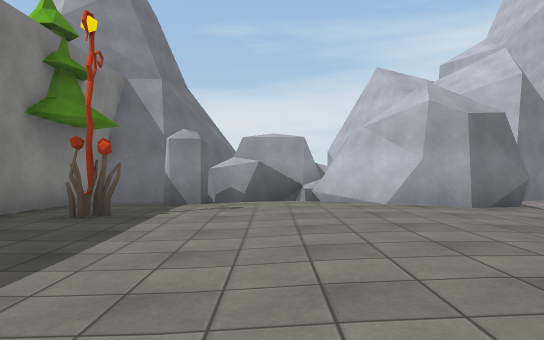
[1] (above)

19 first-person views from a walk through a 3-D level made in the Unity game engine. The camera is 1.2 m above the floor, looks level and sees 70° across. The floor is counted in squares, 2 m on a side. Each view is taken from the middle of a square. On the plan, view 1 faces up. The plan holds only what a view shows up to about 11 squares ahead; the rest is blank. The place goes on beyond the plan. The player character is not drawn. Some animated figures are not drawn. Surface patterns are stand-ins for the level's own textures.

[2]
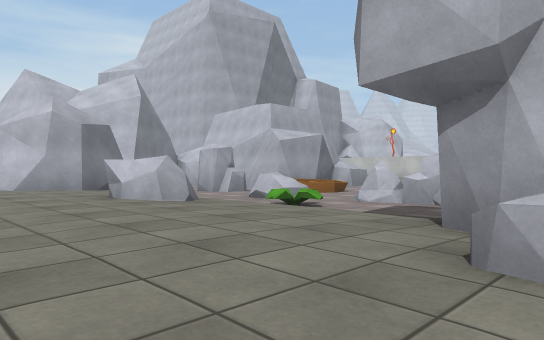

[3]
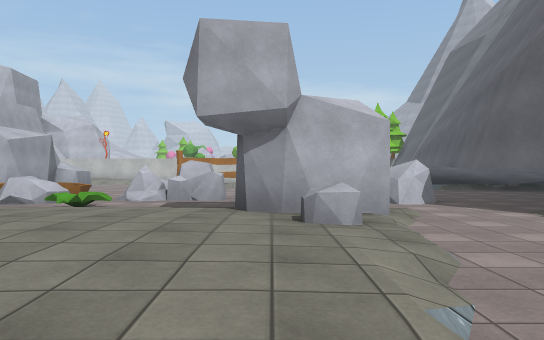

[4]
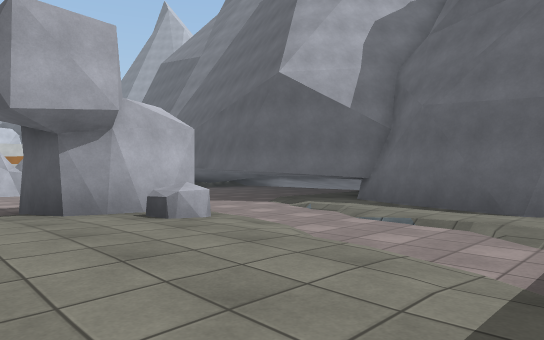

[5]
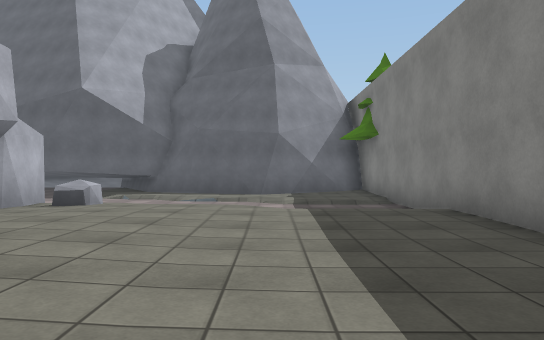

[6]
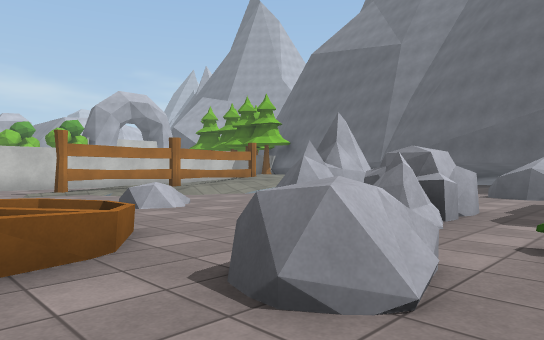

[7]
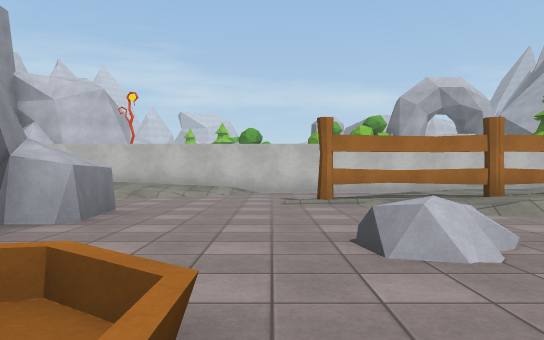

[8]
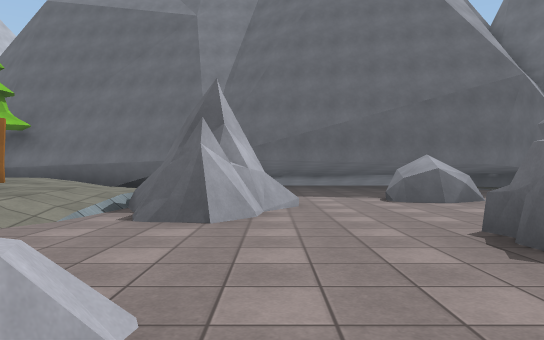

[9]
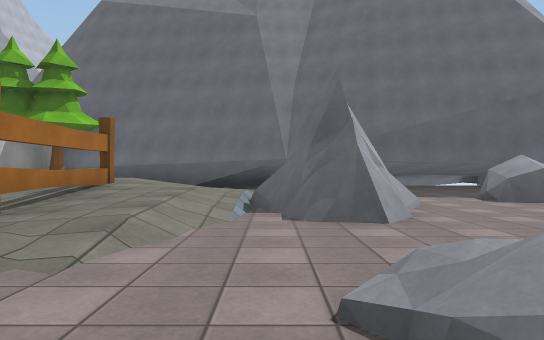

[10]
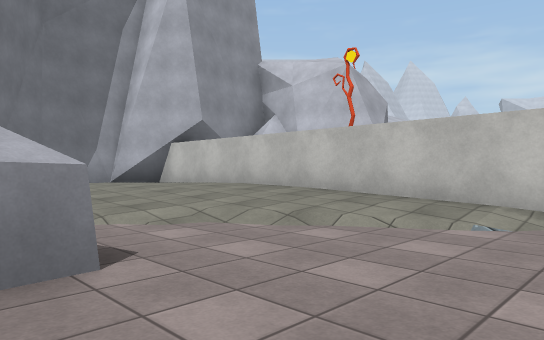

[11]
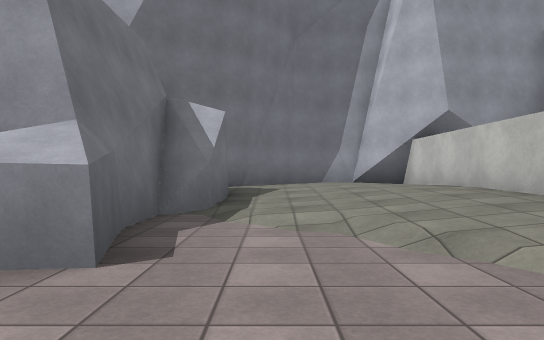

[12]
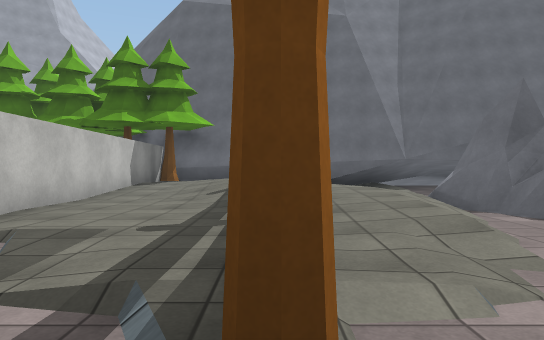

[13]
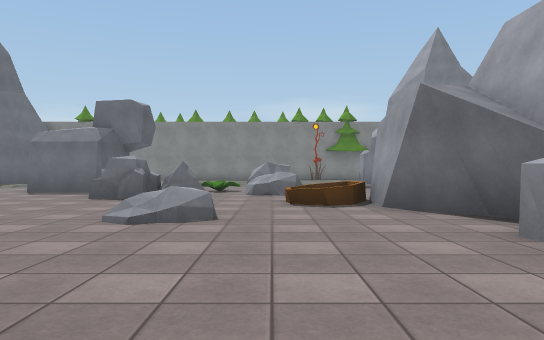

[14]
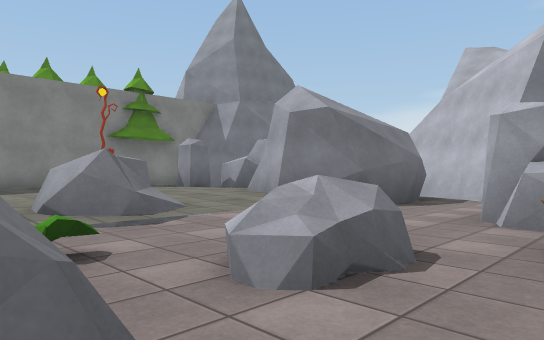

[15]
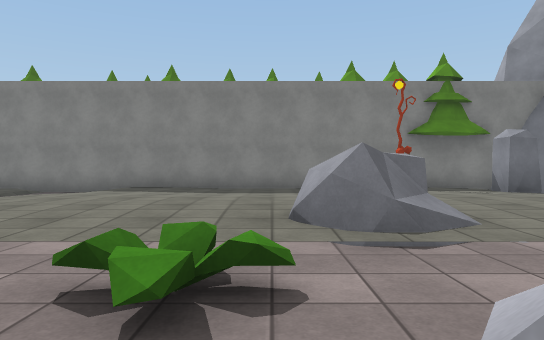

[16]
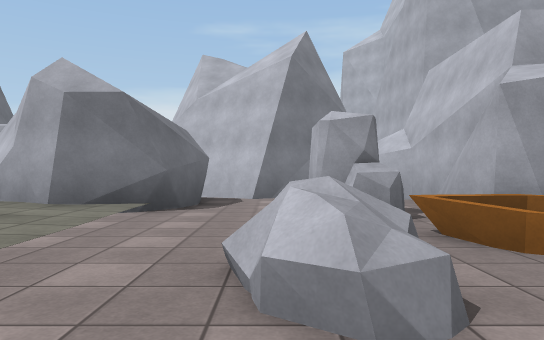

[17]
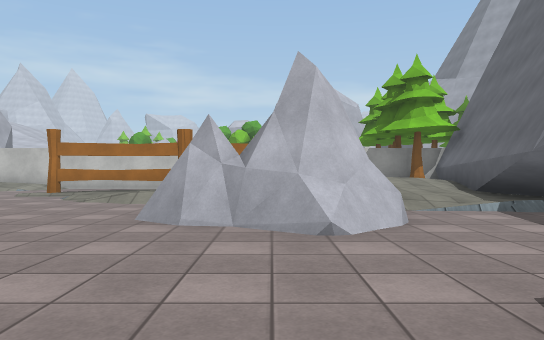

[18]
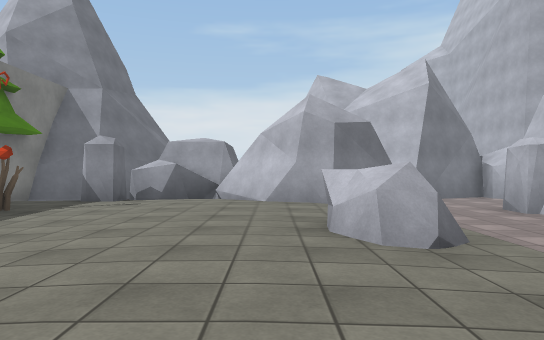

[19]
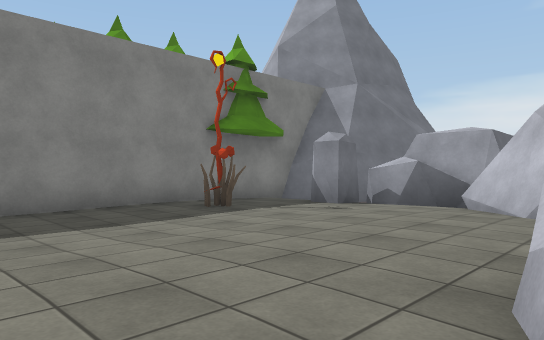

### Floor plan
Key: @ floor where view 1 was taken; # wall or solid block; . main floor; : floor 0.25 m higher than the main floor; + floor 0.5 m higher than the main floor; * floor 0.75 m higher than the main floor; / step, stairs or slope; = window, fence, low wall or low ledge; R rock; T tree; P plant; F flower; B boat; H thing the floor can be seen under or through; O other object.
Columns run from 5 left of view 1 to 21 right of it. Each row starts with its distance up from view 1.
 13                    #####
 12                    #+++##
 11                    :++++#
 10    #  #  ######    #:+++#
  9  ###R##   ##..#   ##:/++#
  8  #/.R.## ##...#   #.//++#
  7  T:RR:/###....#   #.///+#
  6 T#:P:::://..R/#####..//+#
  5 T#:F:::::/.../##....../:#
  4 T#:::::::/...B/......../#
  3  #::::::RR.R../.........#
  2  #:::::://P.....R...#...#
  1  #:::::::/..R....../=/..#
  0  #:::@:::/..RR....//=:..#
 -1  #:::::::/..R.....//#::.#
 -2  #//:::::RR.....R//+=:::#
 -3  #...//R:RR....RRR/+=/::#
 -4  #//...../R.R..RRR/+#//:#
 -5  #::://....RR....///*//:#
 -6  #:://::/.HHHH...////*/+#
 -7  T#########H ..####//*+TT
 -8         ###      ####### TT
 -9          #               O

Positions as (right, up) in squares from view 1, and headings:
1: (0, 0), facing up
2: (0, -3), facing up-right
3: (-2, -2), facing right
4: (-2, 0), facing down-right
5: (-1, 4), facing down
6: (5, 5), facing down-right
7: (8, 3), facing right
8: (10, 3), facing down
9: (12, 3), facing down
10: (13, 3), facing up-right
11: (15, 3), facing up
12: (15, 3), facing down
13: (16, 3), facing left
14: (8, 1), facing up-left
15: (7, 2), facing left
16: (6, 1), facing up
17: (6, -3), facing right
18: (2, -1), facing up
19: (3, 1), facing up-left
